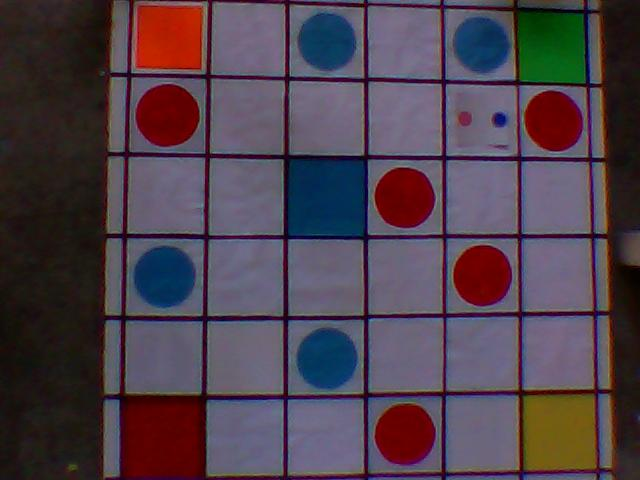
%> input picture Optika/ar.jpg, 640 x 480 px
$ octave --eval "result = optika(imread('ar.jpg'));"   (GNU Octave 9; MATLAB toolbox functions it lacks are replaced by stand-ins)
%> lines starting %> are read from the running program, lines starting %| are printed output that depends on the picture; in (x1, y1, x2, y2) boxes, pixels count from 0 and x2, y2 are one past the last pixel; in counts of white or black regions, pixels touching at a corner belong together; the program's own positions count from 1
function [frame,redcircoordx,redcircoordy,red_sq_coord,blue_sq_coord,bluecircoordx,bluecircoordy]=optika(im)

frame=im;
%> frame is the input picture: size 480x640x3 uint8; mean R, G, B 78.6, 65.1, 76

for j = 1:5
    for i = 1:3
        frame(:,:,i) = medfilt2(frame(:,:,i));
    end
end
res = size(frame);
%> res = [480 640 3]
frameHSV = rgb2hsv(frame);
%> frameHSV: size 480x640x3 double; mean H, S, V 0.522, 0.413, 0.363
for i = 1:res(1)
    for j = 1:res(2)
        colorHSV = frameHSV(i, j, :);
        colorRGB = [0 0 0];
        if colorHSV(1) >= 315/360 || colorHSV(1) <= 45/360         % Set the RGB Color to the one most dominant in the pixel
            colorRGB = [255 0 0];
        elseif colorHSV(1) <= 75/360
            colorRGB = [255 255 0];
        elseif colorHSV(1) <= 165/360
            colorRGB = [0 255 0];
        elseif colorHSV(1) <= 195/360
           colorRGB = [0 255 255];
        elseif colorHSV(1) <= 285/360
            colorRGB = [0 0 255];
        elseif colorHSV(1) <= 315/360
            colorRGB = [255 0 255];
       end
       if colorHSV(2) < 0.30   % If the color is not saturated (purity of color, 0 denotes white or black, or a shade of gray between the two), set the color to white.
            colorRGB = [255 255 255];
        end

        if colorHSV(3) < 0.30   % If the color is not intense, it must be black.
            colorRGB = [0 0 0];
        end

        frame(i, j, :) = colorRGB;  % Set the RGB color to our dominant color approximation
    end
end
%> frame: size 480x640x3 uint8; mean H, S, V 153.6, 127.8, 144.7
l=frame;
%l=vfm('grab');
%figure,imshow(c);
c=rgb2gray(l);
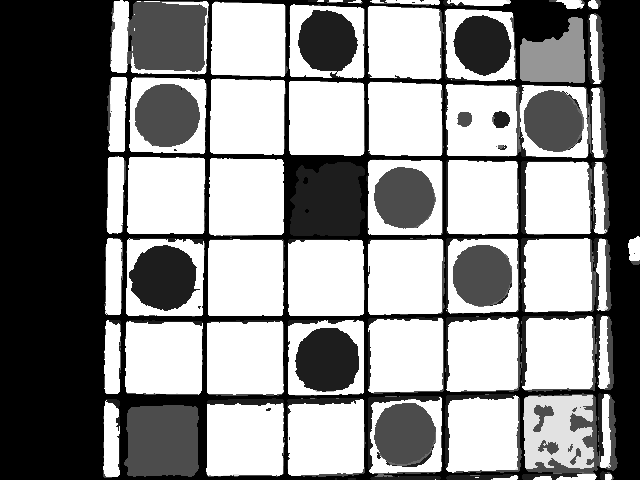
%> c: size 480x640 uint8; min 0, max 255, mean 137.4
bw=im2bw(c,.2);
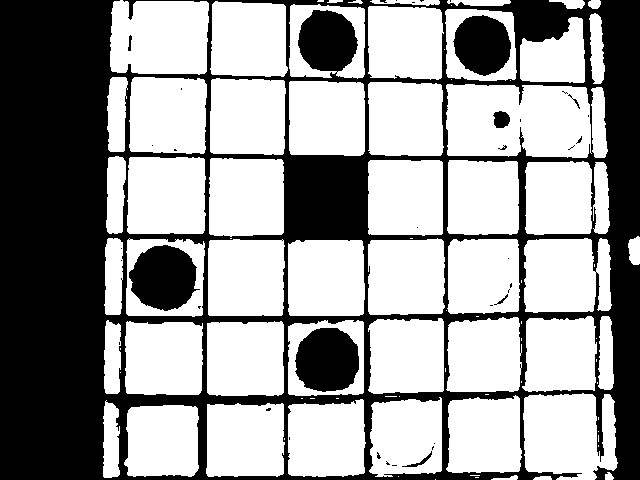
%> bw: size 480x640 logical; 61.2% white; 39 black regions (30 under 20 px), largest, box (x1, y1, x2, y2) and area: (0, 0, 640, 480) 109136, (129, 245, 200, 311) 3379, (295, 328, 359, 392) 3299

b=ones(1);
bw=imfilter(bw,b);
npr=100;
%bw = bwareaopen(bw,npr);
H = fspecial('unsharp');
sh = imfilter(bw,H,'replicate');
sh = bwareaopen(sh,npr);
%> sh: size 480x640 logical; 61.1% white; 39 black regions (30 under 20 px), largest, box (x1, y1, x2, y2) and area: (0, 0, 640, 480) 109601, (129, 245, 200, 311) 3379, (295, 328, 359, 392) 3299
%figure,imshow(sh);
%title('Sharpened Image');

%extraction of destination object
checkpoint_r=l(:,:,1)-l(:,:,2);  % red detect
%> checkpoint_r: size 480x640 uint8; 11.1% white; 306 white regions (238 under 20 px), largest, box (x1, y1, x2, y2) and area: (127, 1, 207, 72) 4969, (124, 405, 199, 477) 4933, (135, 84, 200, 147) 3277
checkpoint_r=im2bw(checkpoint_r,.2);
checkpoint_r=imfilter(checkpoint_r,b);
	checkpoint_r = bwareaopen(checkpoint_r,150);
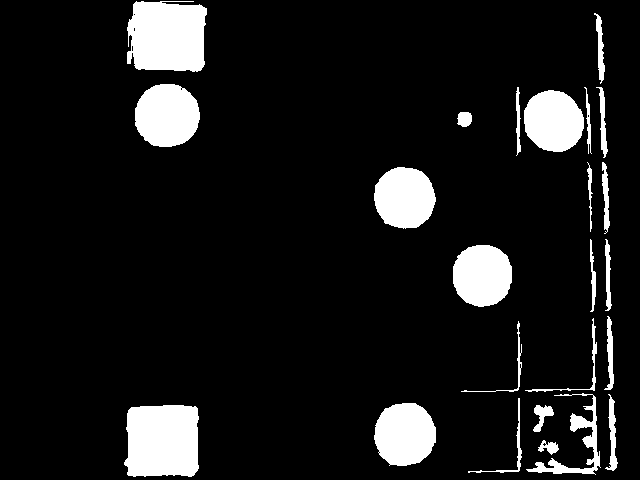
%> checkpoint_r: size 480x640 logical; 10% white; 24 white regions, largest, box (x1, y1, x2, y2) and area: (127, 1, 207, 72) 4969, (124, 405, 199, 477) 4933, (135, 84, 200, 147) 3277

checkpoint_b=l(:,:,3)-l(:,:,2);  %blue ->  white others black
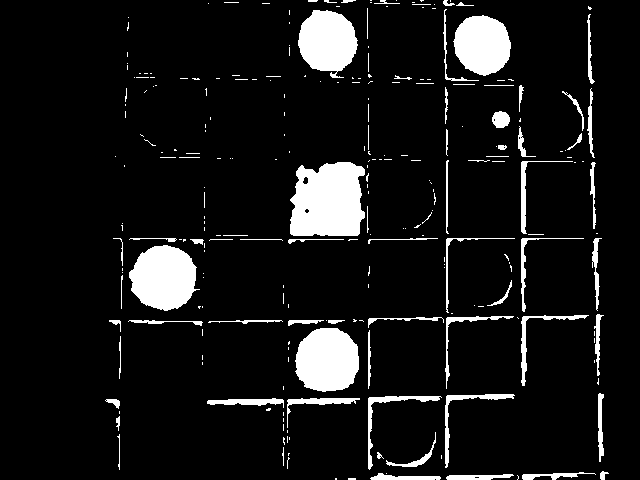
%> checkpoint_b: size 480x640 uint8; 8.9% white; 255 white regions (183 under 20 px), largest, box (x1, y1, x2, y2) and area: (290, 162, 365, 236) 4715, (129, 245, 200, 311) 3379, (295, 328, 359, 392) 3299
checkpoint_b=im2bw(checkpoint_b,.2);
checkpoint_b=imfilter(checkpoint_b,b);

checkpoint_g=l(:,:,2)-l(:,:,1);  %  green ->
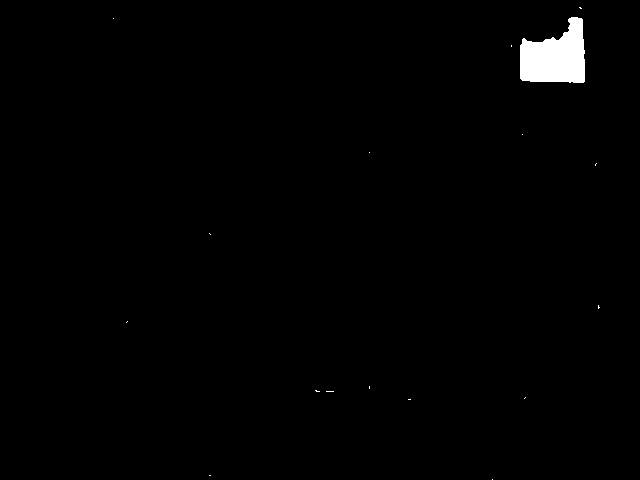
%> checkpoint_g: size 480x640 uint8; 1% white; 17 white regions (16 under 20 px), largest, box (x1, y1, x2, y2) and area: (520, 17, 585, 83) 3077
checkpoint_g=im2bw(checkpoint_g,.2);
checkpoint_g=imfilter(checkpoint_g,b);

[B,L] = bwboundaries(checkpoint_r,'noholes');
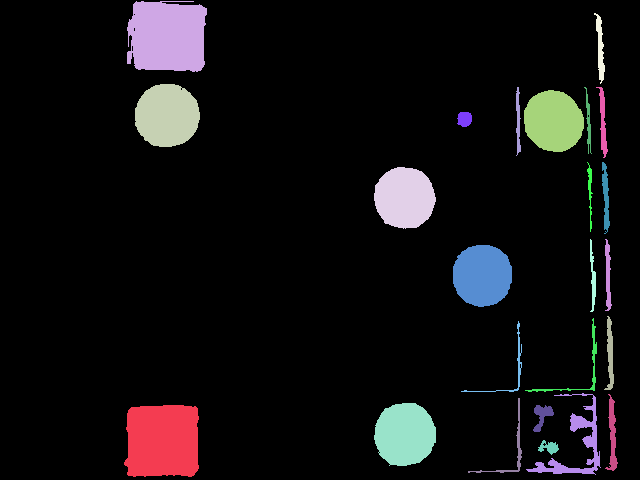
%> L: size 480x640 double; 25 distinct labels, from 0 to 24; one colour per label, 0 black
%> B = 24 boundaries; largest, box (x1, y1, x2, y2) and points: (526, 393, 601, 475) 509, (127, 1, 207, 72) 381, (525, 318, 597, 392) 283, (124, 405, 199, 477) 268, (461, 321, 522, 392) 268
stats = regionprops(L,'Area','Centroid');
%> stats = 24 regions; largest, Area and Centroid: 4969 [167.9 37], 4933 [163.2 441.4], 3277 [167.6 116.1], 3106 [405.4 435], 2998 [405.2 198.4]
redcircoordx=zeros(1,length(B)-1);
redcircoordy=zeros(1,length(B)-1);
t=1;
% loop over the boundaries
for k = 1:length(B)

  % obtain (X,Y) boundary coordinates corresponding to label 'k'
  boundary = B{k};

  % compute a simple estimate of the object's perimeter
  delta_sq = diff(boundary).^2;
  perimeter = sum(sqrt(sum(delta_sq,2)));

  % obtain the area calculation corresponding to label 'k'
  area = stats(k).Area;

  % compute the roundness metric
  metric(k) = 4*pi*area/perimeter^2;
  if(metric(k)<0.89)
  red_square=metric(k);
  red_sq_coord=floor(stats(k).Centroid);
  else
      r=floor(stats(k).Centroid);
      redcircoordx(t)= r(1);
      redcircoordy(t)=r(2);
      t=t+1;
  end
end
%> this loop made 24 passes
%> (perimeter, area, red_square, red_sq_coord) on passes 1, 2, 5, 8, 9, 10, 12, 13, 14, 15, 16, 17: (285.6, 4933, 0.76, [163 441]), (404, 4969, 0.383, [167 36]), (211.8, 3106, 0.87, [405 434]), (279, 232, 0.0374, [511 367]), (258.4, 280, 0.0527, [512 449]), (145.5, 214, 0.127, [518 121]), (297.7, 304, 0.0431, [580 367]), (564.3, 1250, 0.0493, [577 445]), (94.67, 270, 0.379, [542 416]), (73.84, 167, 0.385, [549 447]), (160.9, 182, 0.0884, [589 122]), (151, 158, 0.0871, [590 192])
%> (perimeter, area, r) on passes 3, 4, 6, 7, 11: (213, 3277, [167 116]), (205, 2998, [405 198]), (202.5, 2955, [482 276]), (49.8, 185, [465 119]), (200.2, 2915, [554 121])
%> after the loop, metric = 24 values, max 0.937 at index 7, min 0.0374 at index 8, mean 0.371; redcircoordx = 23 values, max 554 at index 5, min 0 at index 6, mean 90.13; redcircoordy = 23 values, max 276 at index 3, min 0 at index 6, mean 36.09

[B,L] = bwboundaries(checkpoint_b,'noholes');
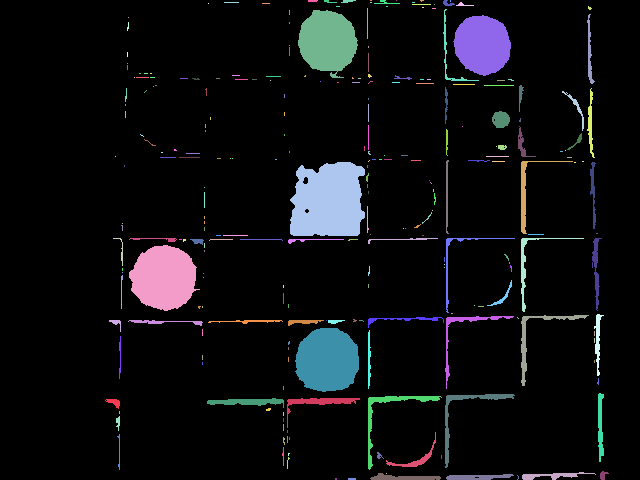
%> L: size 480x640 double; 256 distinct labels, from 0 to 255; one colour per label, 0 black
%> B = 255 boundaries; largest, box (x1, y1, x2, y2) and points: (368, 396, 442, 470) 283, (446, 238, 515, 313) 278, (290, 162, 365, 236) 275, (445, 394, 515, 468) 275, (445, 316, 514, 389) 267
stats_B = regionprops(L,'Area','Centroid');
%> stats_B = 255 regions; largest, Area and Centroid: 4715 [328.7 201.8], 3379 [164.4 278.4], 3299 [327.9 360.9], 2907 [328.2 42.2], 2668 [483 45.4]
bluecircoordx=zeros(1,length(B)-1);
bluecircoordy=zeros(1,length(B)-1);
t=1;
  % loop over the boundaries
for k = 1:length(B)

  % obtain (X,Y) boundary coordinates corresponding to label 'k'
  boundary = B{k};
% compute a simple estimate of the object's perimeter
  delta_sq = diff(boundary).^2;
  perimeter = sum(sqrt(sum(delta_sq,2)));

  % obtain the area calculation corresponding to label 'k'
  area = stats_B(k).Area;

  % compute the roundness metric
  metric_b(k) = 4*pi*area/perimeter^2;
  if(metric_b(k)<0.89)
  blue_square=metric_b(k);
  blue_sq_coord=floor(stats_B(k).Centroid);
   else
      r=floor(stats_B(k).Centroid);
      bluecircoordx(t)= r(1);
      bluecircoordy(t)=r(2);
      t=t+1;
  end
end
%> this loop made 255 passes
%> (perimeter, area, blue_square, blue_sq_coord) on passes 1, 2, 3, 5, 6, 7, 10, 23, 24, 25, 40, 45: (39.56, 75, 0.602, [114 402]), (43.31, 49, 0.328, [116 323]), (70.73, 46, 0.116, [121 250]), (33.9, 37, 0.405, [118 422]), (73.07, 42, 0.0988, [119 452]), (85.66, 57, 0.0976, [120 357]), (66.83, 38, 0.107, [122 291]), (158.9, 163, 0.0812, [164 322]), (100.1, 78, 0.0977, [157 239]), (235.9, 3379, 0.763, [164 278]), (40, 21, 0.165, [189 157]), (33.31, 52, 0.589, [198 241])
%> after the loop, blue_sq_coord = [603 475]; blue_square = 0.728; bluecircoordx = 254 values, max 597 at index 132, min 0 at index 133, mean 167.2; bluecircoordy = 254 values, max 479 at index 70, min 0 at index 133, mean 95.35; r = [597 234]; t = 133

$ run again, on Optika/ar_crop.jpg
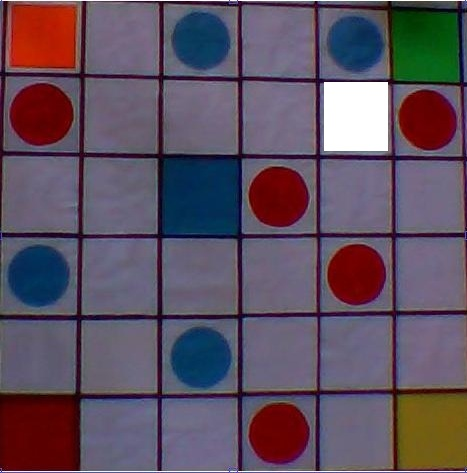
%> input picture Optika/ar_crop.jpg, 467 x 473 px
%> in optika, frame is the input picture: size 473x467x3 uint8; mean R, G, B 94.6, 80.7, 95.9
%> frameHSV: size 473x467x3 double; mean H, S, V 0.631, 0.4, 0.438
%> in optika, `bw=im2bw(c,.2);`:
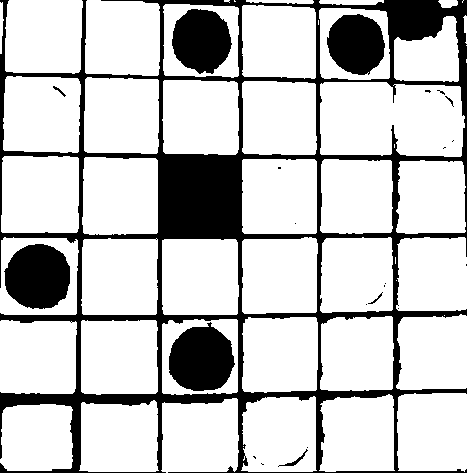
%> bw: size 473x467 logical; 78.6% white; 23 black regions (14 under 20 px), largest, box (x1, y1, x2, y2) and area: (0, 0, 467, 473) 34576, (169, 322, 235, 391) 3395, (4, 244, 70, 309) 3391
%> sh: size 473x467 logical; 78.6% white; 23 black regions (14 under 20 px), largest, box (x1, y1, x2, y2) and area: (0, 0, 467, 473) 34683, (169, 322, 235, 391) 3395, (4, 244, 70, 309) 3391
%> in optika, `[B,L] = bwboundaries(checkpoint_r,'noholes');`: B = 9 boundaries; largest, box (x1, y1, x2, y2) and points: (5, 0, 83, 72) 326, (397, 89, 465, 151) 268, (0, 404, 73, 471) 255, (398, 445, 467, 471) 218, (8, 83, 74, 146) 187
%> stats = 9 regions; largest, Area and Centroid: 4988 [43.5 36.6], 4547 [37.4 438.4], 3269 [41.4 115.4], 3152 [279.4 434.5], 3037 [429.5 120.9]
%> the loop in optika, `for k = 1:length(B)` made 9 passes
%> (perimeter, area, red_square, red_sq_coord) on passes 1, 2, 3, 4, 5, 7, 8, 9: (269.7, 4547, 0.785, [37 438]), (348.6, 4988, 0.516, [43 36]), (215.8, 3269, 0.882, [41 115]), (207.6, 3005, 0.876, [279 197]), (212.7, 3152, 0.876, [279 434]), (303.9, 3037, 0.413, [429 120]), (245.6, 588, 0.123, [434 465]), (66.87, 281, 0.79, [451 423])
%> after the loop in optika, `for k = 1:length(B)`: metric = [0.785 0.516 0.882 0.876 0.876 0.914 0.413 0.123 0.79]; redcircoordx = [357 0 0 0 0 0 0 0]; redcircoordy = [275 0 0 0 0 0 0 0]
%> in optika, `[B,L] = bwboundaries(checkpoint_b,'noholes');`:
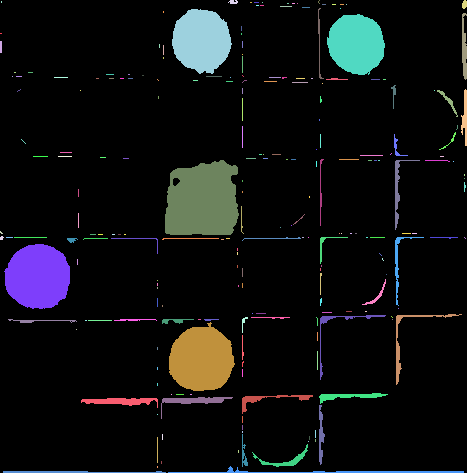
%> L: size 473x467 double; 225 distinct labels, from 0 to 224; one colour per label, 0 black
%> in optika, `[B,L] = bwboundaries(checkpoint_b,'noholes');`: B = 224 boundaries; largest, box (x1, y1, x2, y2) and points: (168, 466, 464, 473) 600, (3, 471, 166, 473) 326, (165, 160, 239, 235) 264, (396, 314, 462, 385) 261, (320, 315, 386, 380) 250
%> stats_B = 224 regions; largest, Area and Centroid: 4709 [203 201.2], 3395 [202 359.7], 3391 [38.5 277.3], 2948 [202.1 41.2], 2711 [356.8 44.5]
%> the loop in optika, `for k = 1:length(B)` made 224 passes
%> (perimeter, area, blue_square, blue_sq_coord) on passes 2, 6, 7, 9, 12, 21, 27, 28: (24, 24, 0.524, [1 47]), (326.2, 254, 0.03, [73 472]), (221.2, 3391, 0.871, [38 277]), (142.4, 102, 0.0632, [39 321]), (64, 33, 0.101, [31 238]), (28.14, 35, 0.555, [72 240]), (178.8, 414, 0.163, [121 401]), (48.83, 25, 0.132, [96 239])
%> after the loop in optika, `for k = 1:length(B)`: blue_sq_coord = [465 187]; blue_square = 0.461; bluecircoordx = 223 values, max 465 at index 112, min 0 at index 116, mean 129.1; bluecircoordy = 223 values, max 467 at index 29, min 0 at index 116, mean 96.82; r = [465 238]; t = 116
